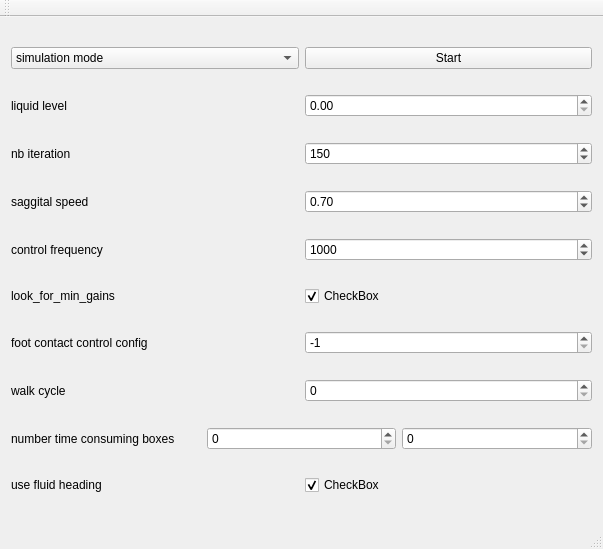
<?xml version="1.0" encoding="UTF-8"?>
<ui version="4.0">
 <class>MainWindow</class>
 <widget class="QMainWindow" name="MainWindow">
  <property name="geometry">
   <rect>
    <x>0</x>
    <y>0</y>
    <width>603</width>
    <height>549</height>
   </rect>
  </property>
  <property name="windowTitle">
   <string>MainWindow</string>
  </property>
  <widget class="QWidget" name="centralWidget">
   <layout class="QVBoxLayout" name="verticalLayout">
    <item>
     <layout class="QHBoxLayout" name="horizontalLayout">
      <item>
       <widget class="QComboBox" name="combo_box_mode">
        <item>
         <property name="text">
          <string>simulation mode</string>
         </property>
        </item>
        <item>
         <property name="text">
          <string>learning mode</string>
         </property>
        </item>
        <item>
         <property name="text">
          <string>evaluation mode</string>
         </property>
        </item>
       </widget>
      </item>
      <item>
       <widget class="QPushButton" name="btn_start">
        <property name="text">
         <string>Start</string>
        </property>
       </widget>
      </item>
     </layout>
    </item>
    <item>
     <layout class="QHBoxLayout" name="horizontalLayout_3">
      <item>
       <widget class="QLabel" name="label_2">
        <property name="text">
         <string>liquid level</string>
        </property>
       </widget>
      </item>
      <item>
       <widget class="QDoubleSpinBox" name="spin_box_level">
        <property name="singleStep">
         <double>0.010000000000000</double>
        </property>
        <property name="value">
         <double>0.000000000000000</double>
        </property>
       </widget>
      </item>
     </layout>
    </item>
    <item>
     <layout class="QHBoxLayout" name="horizontalLayout_2">
      <item>
       <widget class="QLabel" name="label">
        <property name="text">
         <string>nb iteration</string>
        </property>
       </widget>
      </item>
      <item>
       <widget class="QSpinBox" name="spin_box_iter">
        <property name="maximum">
         <number>1000</number>
        </property>
        <property name="value">
         <number>150</number>
        </property>
       </widget>
      </item>
     </layout>
    </item>
    <item>
     <layout class="QHBoxLayout" name="horizontalLayout_4">
      <item>
       <widget class="QLabel" name="label_3">
        <property name="text">
         <string>saggital speed</string>
        </property>
       </widget>
      </item>
      <item>
       <widget class="QDoubleSpinBox" name="spin_box_velD">
        <property name="singleStep">
         <double>0.010000000000000</double>
        </property>
        <property name="value">
         <double>0.700000000000000</double>
        </property>
       </widget>
      </item>
     </layout>
    </item>
    <item>
     <layout class="QHBoxLayout" name="horizontalLayout_6">
      <item>
       <widget class="QLabel" name="label_5">
        <property name="text">
         <string>control frequency</string>
        </property>
       </widget>
      </item>
      <item>
       <widget class="QDoubleSpinBox" name="spin_box_control_frequency">
        <property name="decimals">
         <number>0</number>
        </property>
        <property name="maximum">
         <double>3000.000000000000000</double>
        </property>
        <property name="singleStep">
         <double>0.010000000000000</double>
        </property>
        <property name="value">
         <double>1000.000000000000000</double>
        </property>
       </widget>
      </item>
     </layout>
    </item>
    <item>
     <layout class="QHBoxLayout" name="horizontalLayout_5">
      <item>
       <widget class="QLabel" name="label_4">
        <property name="text">
         <string>look_for_min_gains</string>
        </property>
       </widget>
      </item>
      <item>
       <widget class="QCheckBox" name="check_box_look_for_min_gains">
        <property name="text">
         <string>CheckBox</string>
        </property>
        <property name="checked">
         <bool>true</bool>
        </property>
       </widget>
      </item>
     </layout>
    </item>
    <item>
     <layout class="QHBoxLayout" name="horizontalLayout_7">
      <item>
       <widget class="QLabel" name="label_6">
        <property name="text">
         <string>foot contact control config</string>
        </property>
       </widget>
      </item>
      <item>
       <widget class="QSpinBox" name="spin_box_foot_contact_control_config">
        <property name="minimum">
         <number>-1</number>
        </property>
        <property name="maximum">
         <number>6</number>
        </property>
        <property name="value">
         <number>-1</number>
        </property>
       </widget>
      </item>
     </layout>
    </item>
    <item>
     <layout class="QHBoxLayout" name="horizontalLayout_8">
      <item>
       <widget class="QLabel" name="label_7">
        <property name="text">
         <string>walk cycle</string>
        </property>
       </widget>
      </item>
      <item>
       <widget class="QSpinBox" name="spin_box_motion_type">
        <property name="maximum">
         <number>100</number>
        </property>
        <property name="value">
         <number>0</number>
        </property>
       </widget>
      </item>
     </layout>
    </item>
    <item>
     <layout class="QHBoxLayout" name="horizontalLayout_9">
      <item>
       <widget class="QLabel" name="label_8">
        <property name="text">
         <string>number time consuming boxes</string>
        </property>
       </widget>
      </item>
      <item>
       <widget class="QSpinBox" name="spin_box_container_boxes">
        <property name="maximum">
         <number>10</number>
        </property>
        <property name="value">
         <number>0</number>
        </property>
       </widget>
      </item>
      <item>
       <widget class="QSpinBox" name="spin_box_filler_objects">
        <property name="maximum">
         <number>100</number>
        </property>
        <property name="value">
         <number>0</number>
        </property>
       </widget>
      </item>
     </layout>
    </item>
    <item>
     <layout class="QHBoxLayout" name="horizontalLayout_10">
      <item>
       <widget class="QLabel" name="label_9">
        <property name="text">
         <string>use fluid heading</string>
        </property>
       </widget>
      </item>
      <item>
       <widget class="QCheckBox" name="check_box_fluid_heading">
        <property name="text">
         <string>CheckBox</string>
        </property>
        <property name="checked">
         <bool>true</bool>
        </property>
       </widget>
      </item>
     </layout>
    </item>
   </layout>
  </widget>
  <widget class="QMenuBar" name="menuBar">
   <property name="geometry">
    <rect>
     <x>0</x>
     <y>0</y>
     <width>603</width>
     <height>26</height>
    </rect>
   </property>
  </widget>
  <widget class="QToolBar" name="mainToolBar">
   <attribute name="toolBarArea">
    <enum>TopToolBarArea</enum>
   </attribute>
   <attribute name="toolBarBreak">
    <bool>false</bool>
   </attribute>
  </widget>
  <widget class="QStatusBar" name="statusBar"/>
 </widget>
 <layoutdefault spacing="6" margin="11"/>
 <resources/>
 <connections/>
</ui>
